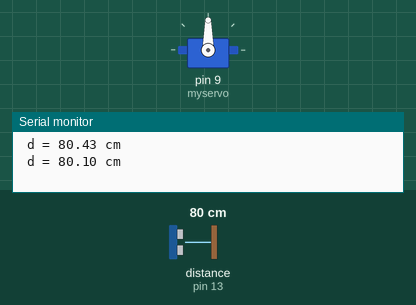
Recording of a sketch running on a simulated Arduino Uno, built with avr-gcc and run on an emulated ATmega328P. Parts: servo, the last lines printed to the serial monitor. Wiring (inferred from the names in the program): ultrasonic range finder: trigger pin 12; echo pin 13. Inputs (shaded band) come from the test bench; at power-on: distance to the obstacle (sensor on pin 13) 80 cm. The echo pulse lasts 58.3 µs per cm.

Above: at 1.8 s.
1.9 s: distance to the obstacle (sensor on pin 13) set to 12 cm
3.4 s: distance to the obstacle (sensor on pin 13) set to 9 cm
At 4.17 s:
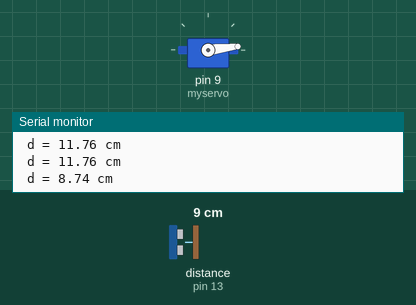
6.9 s: distance to the obstacle (sensor on pin 13) set to 18 cm
At 8.4 s:
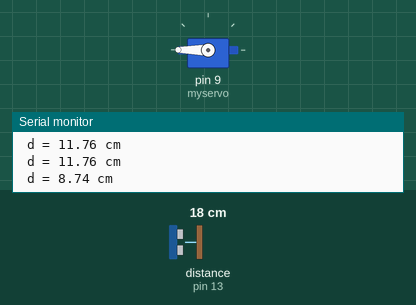
Timing chart, 0 to 13.8 s (numbered marks = the images above; inputs shaded):
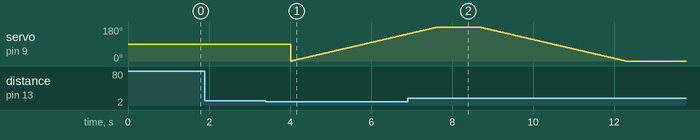

Measured:
- the behaviour switches between 11 and 10 cm on distance to the obstacle (sensor on pin 13) (found by bisection; images 0 and 1)
- by itself, servo on pin 9 (myservo): rises from 143° to 180° in 0.72 s, then falls to 0° in 4.6 s

The sketch:

Ultrasonic_Servo.ino
```cpp
/*
Welcome. Today is community time of Maker's Attic at Maker Lab, Kaohsiung.
Instructor: 顓豪(Hank)
Students: Yuka, Chia-Chi, Charles
This is example for ulrasonic senso reading and LED on Arduino UNO Board.
Have fun. :)
  Nov. 09 2017
*/
#include <Servo.h>
Servo myservo;  // create servo object to control a servo
// twelve servo objects can be created on most boards

int trig = 12;                        //connect sensor pin Trig to pin hole 12 on Arduino UNO
int echo = 13;                        //connect sensor pin Trig to pin hole 13 on Arduino UNO
int inter_time = 1000;                //set time interval to 1000ms
int warning = 10;                      //set warning condition to 1000ms
int pos = 0;

void setup() {                       //void setup() {set-up conditions}
  Serial.begin(9600);                 //set Baud rate to 9600
  pinMode (trig, OUTPUT);            //set trig to send ultrasonic
  pinMode (echo, INPUT);             //set echo to recive ultrasonic
  myservo.attach(9);  // attaches the servo on pin 9 to the servo object
}

void loop() {                       //void loop() {runs in this loop}
  float duration, distance;         //define "duration", "distance" as float-datatype variables
  digitalWrite(trig, HIGH);         //get input high signal
  delayMicroseconds(1000);          //reaction interval at least 10us
  digitalWrite(trig, LOW);          //get input low signal
  duration = pulseIn (echo, HIGH);  //calculate duration when "echo" recive high signal
  distance = (duration/2)/29;       //calculate distance from half of duration ,and turns meter into cm
  Serial.print(" d = ");            //show "d =" on monitor
  Serial.print(distance);           //show the result of calculated distance on monitor
  Serial.println(" cm");            //show "cm" on monitor
   if (distance < warning && pos==0) {     //if(setup the condition) { action }
    for (pos = 0; pos <= 180; pos += 1) { // goes from 0 degrees to 180 degrees
    myservo.write(pos);              // tell servo to go to position in variable 'pos'
    delay(20);                       // waits 15ms for the servo to reach the position
    }
    pos = 180;
  }
  if(distance > warning && pos==180){       //If the setup conidtion is false
    for (pos = 180; pos >= 0; pos -= 1) { // goes from 180 degrees to 0 degrees
    myservo.write(pos);              // tell servo to go to position in variable 'pos'
    delay(20);                       // waits 15ms for the servo to reach the position
    }
    pos = 0;
  }
  delay(inter_time);               //delay time
}
```
